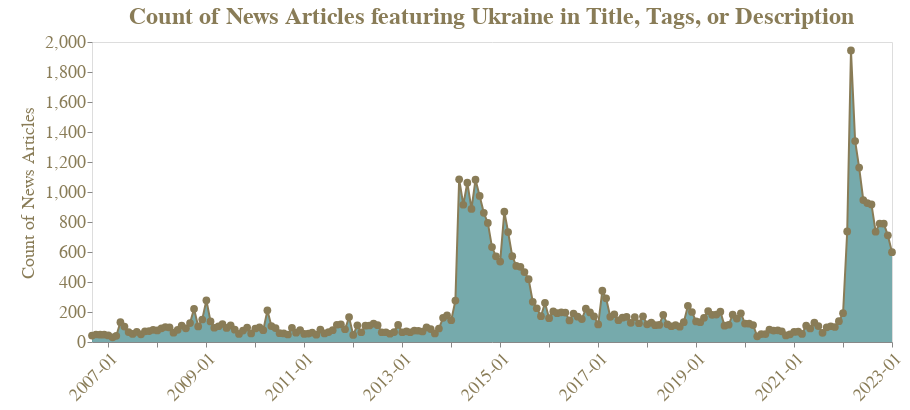

The cell this chart's notebook holds for it:
### Markdown cell above
## Frequent use of Words: *Ukraine*

### Code cell
get_chart(
    df_scraped,
    token_dict_ukraine,
    "year_month",
    "Count of News Articles",
)

### Figure 1 — Vega-Lite specification as saved in the notebook (floating-point values rounded to 4 significant figures; data arrays with more than 128 entries replaced by an {"elided": "..."} marker saying what was removed)
{"config": {"view": {"continuousWidth": 400, "continuousHeight": 300}}, "layer": [{"mark": {"type": "area", "color": "#3C8689", "fillOpacity": 0.7}, "encoding": {"x": {"axis": {"format": "%Y-%m", "grid": false, "labelAngle": -45, "labelColor": "#897C57", "labelFont": "Franklin Gothic Demi Cond", "labelFontSize": 18, "ticks": true, "title": null}, "field": "year_month", "type": "temporal"}, "y": {"axis": {"domain": false, "grid": false, "gridWidth": 0.5, "labelColor": "#897C57", "labelFont": "Franklin Gothic Demi Cond", "labelFontSize": 18, "ticks": true, "titleColor": "#897C57", "titleFontSize": 35, "titleFontStyle": "Franklin Gothic Demi Cond"}, "field": "Count of News Articles", "type": "quantitative"}}}, {"mark": {"type": "line", "color": "#897C57"}, "encoding": {"x": {"field": "year_month", "type": "temporal"}, "y": {"field": "Count of News Articles", "type": "quantitative"}}}, {"mark": {"type": "point", "color": "#897C57", "filled": true, "opacity": 1, "size": 60}, "encoding": {"x": {"field": "year_month", "type": "temporal"}, "y": {"field": "Count of News Articles", "type": "quantitative"}}}], "data": {"name": "data-46b54b73166e5c310ae8edd3cb0d568d"}, "height": 300, "title": {"text": ["Count of News Articles featuring Ukraine in Title, Tags, or Description"], "font": "Franklin Gothic", "fontSize": 24, "color": "#897C57"}, "width": 800, "$schema": "https://vega.github.io/schema/vega-lite/v4.17.0.json", "datasets": {"data-46b54b73166e5c310ae8edd3cb0d568d": {"elided": "197 records"}}}
